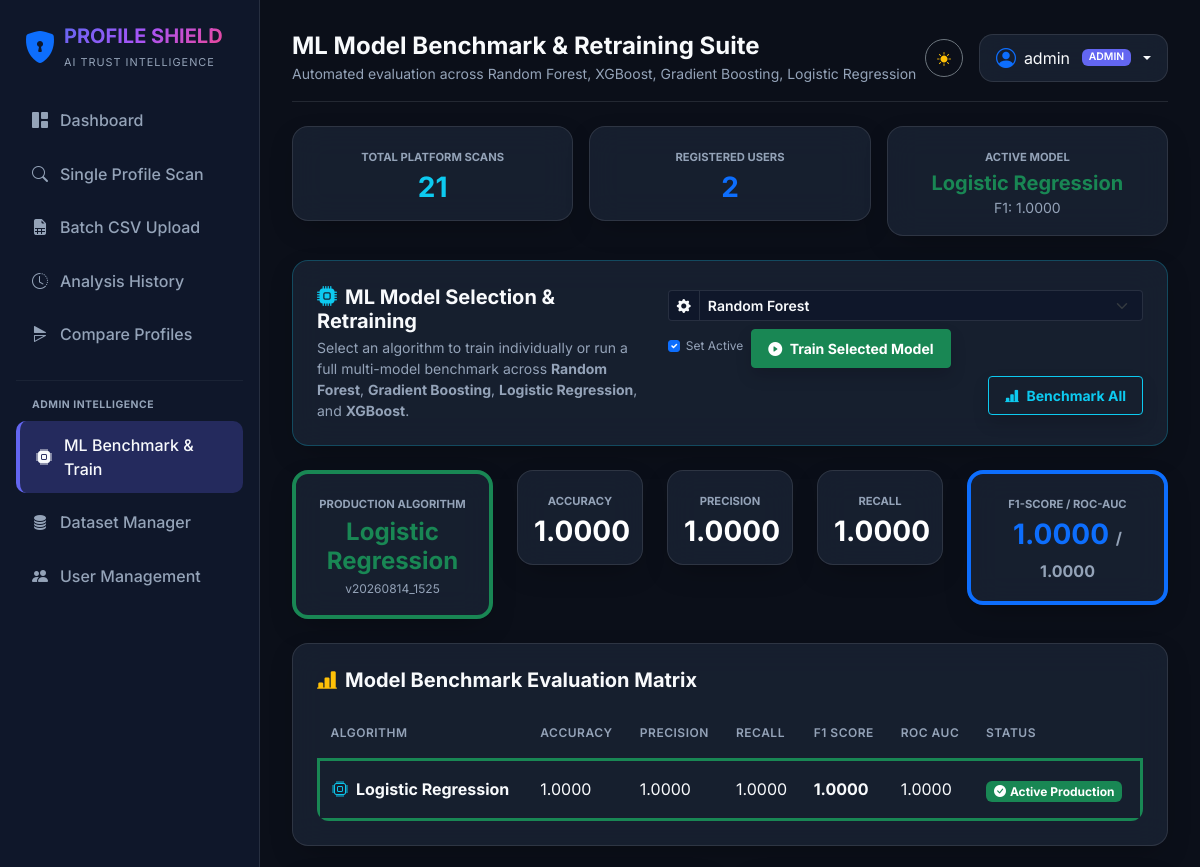
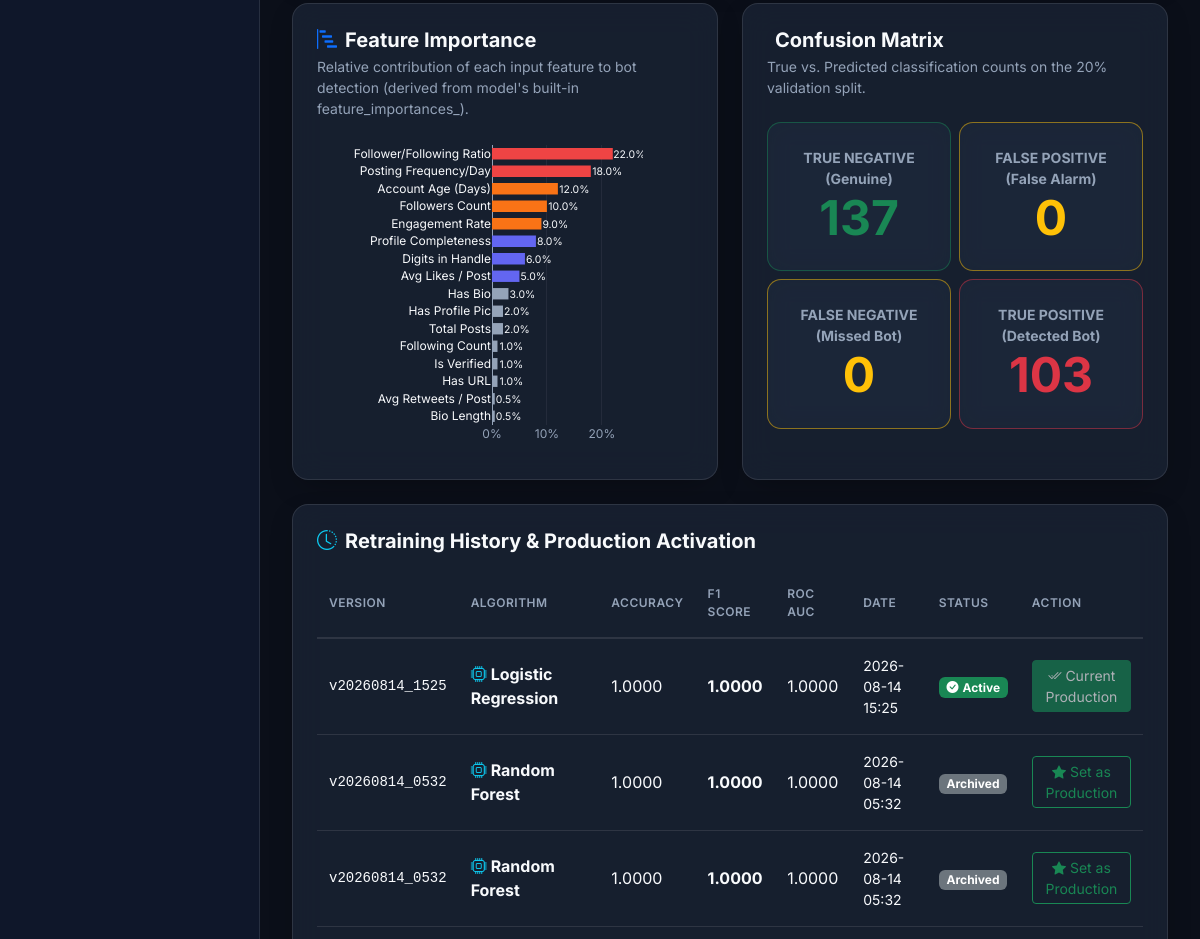
/admin/models (signed in, upper part), run on an earlier commit of the app's database (2 pictures, top to bottom).
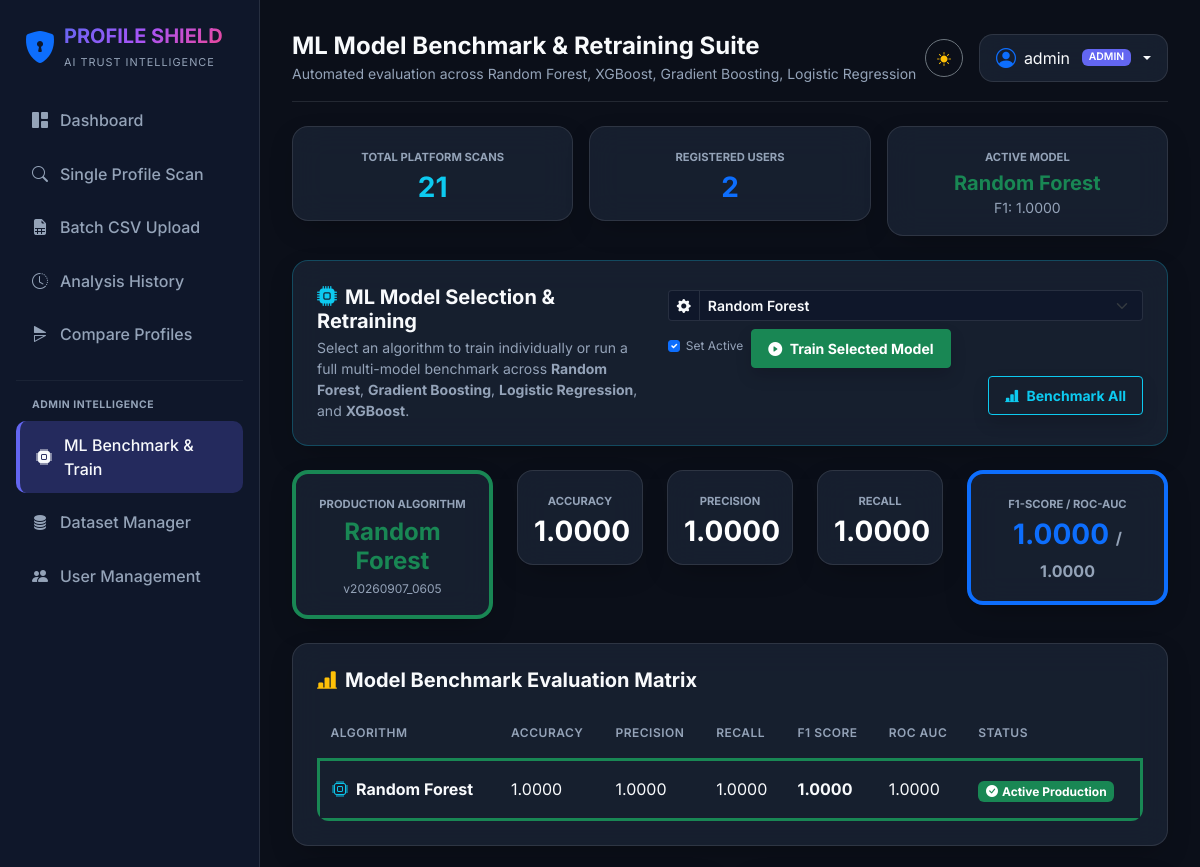
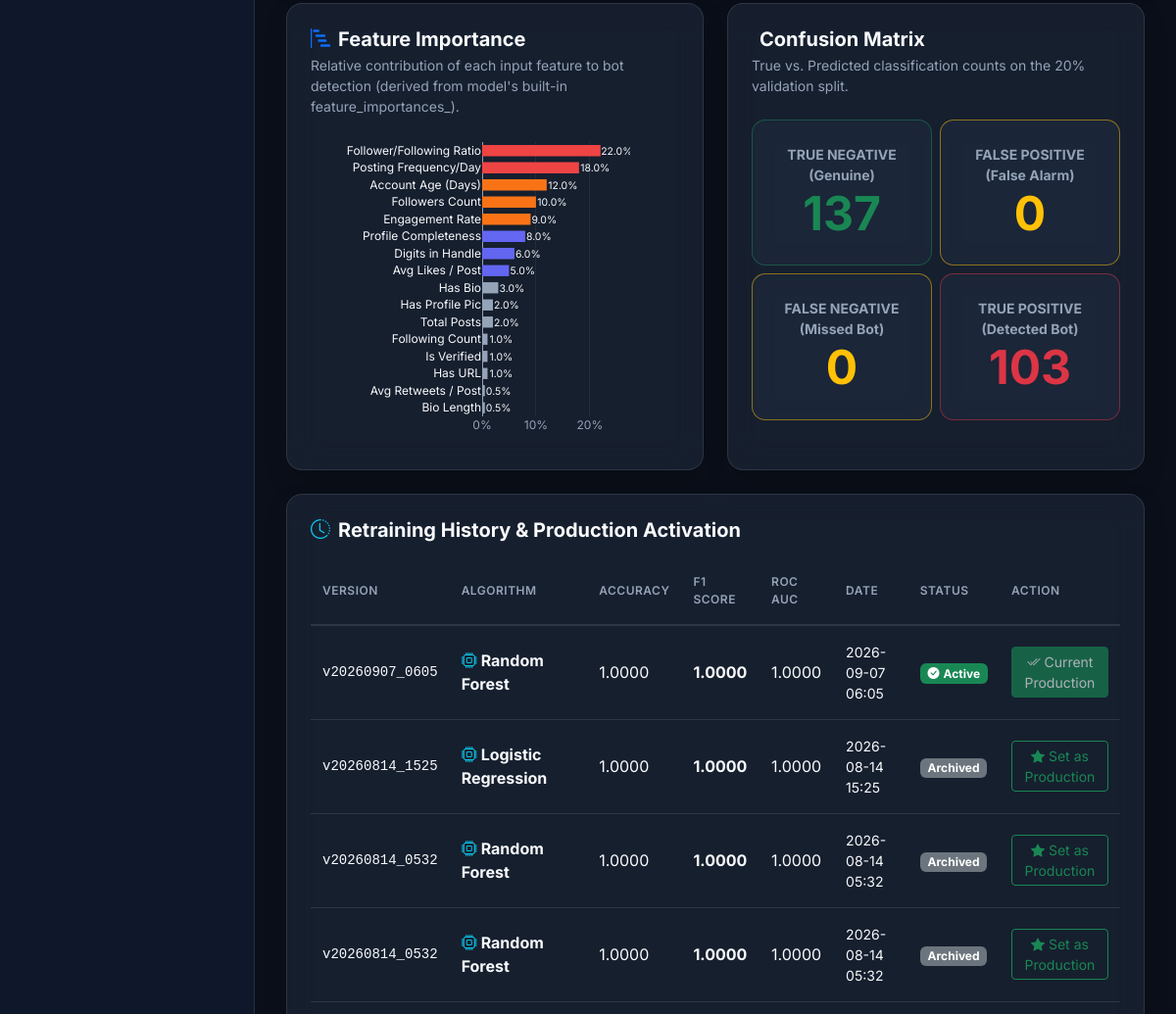
And on a later commit of the database (2 pictures, top to bottom).
### app/models/ml_model.py (models this page shows, shortened)
class MLModelRegistry(db.Model):
    __tablename__ = 'ml_models'
    id = db.Column(db.Integer, primary_key=True)
    model_name = db.Column(db.String(100), nullable=False) # e.g. XGBoost, Random Forest, Logistic Regression, SVM
    algorithm_key = db.Column(db.String(50), nullable=True) # e.g. random_forest, gradient_boosting, logistic_regression, xgboost
    version = db.Column(db.String(50), nullable=False)
    filepath = db.Column(db.String(500), nullable=False)
    is_active = db.Column(db.Boolean, default=False)
    accuracy = db.Column(db.Float, default=0.0)
    precision = db.Column(db.Float, default=0.0)
    recall = db.Column(db.Float, default=0.0)
    f1_score = db.Column(db.Float, default=0.0)
    roc_auc = db.Column(db.Float, default=0.0)
    confusion_matrix_json = db.Column(db.Text, nullable=True) # 2x2 matrix
    all_models_comparison_json = db.Column(db.Text, nullable=True) # Benchmarks for RF, XGB, LR, SVM
    created_at = db.Column(db.DateTime, default=datetime.utcnow)
    @property
    def confusion_matrix(self):
        return json.loads(self.confusion_matrix_json) if self.confusion_matrix_json else []
    @property
    def all_models_comparison(self):
        return json.loads(self.all_models_comparison_json) if self.all_models_comparison_json else {}

### app/routes/admin.py (the view)
@admin_bp.route('/models', methods=['GET'])
@login_required
@admin_required
def model_trainer():
    active_model = MLModelRegistry.query.filter_by(is_active=True).order_by(MLModelRegistry.created_at.desc()).first()
    all_models   = MLModelRegistry.query.order_by(MLModelRegistry.created_at.desc()).all()
    total_scans  = ProfileAnalysis.query.count()
    total_users  = User.query.count()
    return render_template(
        'admin/model_trainer.html',
        active_model=active_model,
        all_models=all_models,
        total_scans=total_scans,
        total_users=total_users,
        supported_models=SUPPORTED_MODELS,
        has_xgboost=HAS_XGBOOST,
    )

### app/models/user.py (called while the page is built)
    def is_admin(self) -> bool:
        return self.role.lower() == 'admin'

### app/templates/admin/model_trainer.html (shortened to what the changed rows need)
{% extends "base.html" %}
{% block content %}
<div class="row g-3 mb-4">
    <div class="col-md-4">
        <div class="glass-panel p-3 text-center">
            <small class="text-muted fw-bold text-uppercase" style="font-size:.7rem;">Active Model</small>
            <h5 class="fw-bold mb-0 text-success mt-1">
                {{ active_model.model_name if active_model else '—' }}
            </h5>
            {% if active_model %}
            <small class="text-muted">F1: {{ "%.4f"|format(active_model.f1_score) }}</small>
            {% endif %}
        </div>
    </div>
</div>
{% if active_model %}
<div class="row g-4 mb-4">
    <div class="col-md-3">
        <div class="glass-panel p-3 text-center border-start border-success border-4">
            <small class="text-muted fw-bold text-uppercase" style="font-size:.7rem;">Production Algorithm</small>
            <h4 class="fw-bold text-success mt-1 mb-0">{{ active_model.model_name }}</h4>
            <small class="text-muted" style="font-size:.75rem;">{{ active_model.version }}</small>
        </div>
    </div>
    <div class="col-md-2">
        <div class="glass-panel p-3 text-center">
            <small class="text-muted fw-bold text-uppercase" style="font-size:.7rem;">Accuracy</small>
            <h3 class="fw-bold text-white mt-1 mb-0">{{ "%.4f"|format(active_model.accuracy) }}</h3>
        </div>
    </div>
    <div class="col-md-2">
        <div class="glass-panel p-3 text-center">
            <small class="text-muted fw-bold text-uppercase" style="font-size:.7rem;">Precision</small>
            <h3 class="fw-bold text-white mt-1 mb-0">{{ "%.4f"|format(active_model.precision) }}</h3>
        </div>
    </div>
    <div class="col-md-2">
        <div class="glass-panel p-3 text-center">
            <small class="text-muted fw-bold text-uppercase" style="font-size:.7rem;">Recall</small>
            <h3 class="fw-bold text-white mt-1 mb-0">{{ "%.4f"|format(active_model.recall) }}</h3>
        </div>
    </div>
    <div class="col-md-3">
        <div class="glass-panel p-3 text-center border-start border-primary border-4">
            <small class="text-muted fw-bold text-uppercase" style="font-size:.7rem;">F1-Score / ROC-AUC</small>
            <h3 class="fw-bold text-primary mt-1 mb-0">
                {{ "%.4f"|format(active_model.f1_score) }}
                <small class="fs-6 text-muted">/ {{ "%.4f"|format(active_model.roc_auc) }}</small>
            </h3>
        </div>
    </div>
</div>
<div class="glass-panel p-4 mb-4">
    <h5 class="fw-bold mb-3">
        <i class="bi bi-bar-chart-line-fill me-2 text-warning"></i>Model Benchmark Evaluation Matrix
    </h5>
    <div class="table-responsive">
        <table class="table table-hover align-middle mb-0">
            <thead>
                <tr>
                    <th>ALGORITHM</th>
                    <th>ACCURACY</th>
                    <th>PRECISION</th>
                    <th>RECALL</th>
                    <th>F1 SCORE</th>
                    <th>ROC AUC</th>
                    <th>STATUS</th>
                </tr>
            </thead>
            <tbody>
                {% if active_model.all_models_comparison %}
                    {% for m_name, m_stats in active_model.all_models_comparison.items() %}
                    <tr {% if m_name == active_model.model_name %}class="table-active border-start border-success border-3"{% endif %}>
                        <td class="fw-bold">
                            <i class="bi bi-cpu me-2 text-info"></i>{{ m_name }}
                        </td>
                        <td>{{ "%.4f"|format(m_stats.accuracy) if not m_stats.get('error') else '—' }}</td>
                        <td>{{ "%.4f"|format(m_stats.precision) if not m_stats.get('error') else '—' }}</td>
                        <td>{{ "%.4f"|format(m_stats.recall) if not m_stats.get('error') else '—' }}</td>
                        <td class="fw-bold text-primary">{{ "%.4f"|format(m_stats.f1_score) if not m_stats.get('error') else '—' }}</td>
                        <td>{{ "%.4f"|format(m_stats.roc_auc) if not m_stats.get('error') else '—' }}</td>
                        <td>
                            {% if m_stats.get('error') %}
                                <span class="badge bg-danger" title="{{ m_stats.error }}">Failed</span>
                            {% elif m_name == active_model.model_name %}
                                <span class="badge bg-success"><i class="bi bi-check-circle-fill me-1"></i>Active Production</span>
                            {% else %}
                                <span class="badge bg-secondary">Evaluated</span>
                            {% endif %}
                        </td>
                    </tr>
                    {% endfor %}
                {% else %}
                <tr>
                    <td colspan="7" class="text-center text-muted py-3">
                        No benchmark data available. Run a retraining or benchmark cycle first.
                    </td>
                </tr>
                {% endif %}
            </tbody>
        </table>
    </div>
</div>
<div class="row g-4 mb-4">
    <div class="col-lg-6">
        <div class="glass-panel p-4 h-100">
            <h5 class="fw-bold mb-1">
                <i class="bi bi-bar-chart-steps me-2 text-primary"></i>Feature Importance
            </h5>
            <p class="text-muted small mb-3">
                Relative contribution of each input feature to bot detection
                (derived from model's built-in feature_importances_).
            </p>
            <div id="featureImportanceChart" style="height:320px;"></div>
        </div>
    </div>
    <div class="col-lg-6">
        <div class="glass-panel p-4 h-100">
            <h5 class="fw-bold mb-1">
                Confusion Matrix
            </h5>
            <p class="text-muted small mb-3">True vs. Predicted classification counts on the 20% validation split.</p>
            {% if active_model.confusion_matrix %}
            <div class="row g-2 text-center my-3">
                <div class="col-6">
                    <div class="glass-card p-4 border border-success border-opacity-50">
                        <small class="text-muted fw-bold d-block">TRUE NEGATIVE (Genuine)</small>
                        <span class="display-5 fw-bold text-success">{{ active_model.confusion_matrix[0][0] }}</span>
                    </div>
                </div>
                <div class="col-6">
                    <div class="glass-card p-4 border border-warning border-opacity-50">
                        <small class="text-muted fw-bold d-block">FALSE POSITIVE (False Alarm)</small>
                        <span class="display-5 fw-bold text-warning">{{ active_model.confusion_matrix[0][1] }}</span>
                    </div>
                </div>
                <div class="col-6">
                    <div class="glass-card p-4 border border-warning border-opacity-50">
                        <small class="text-muted fw-bold d-block">FALSE NEGATIVE (Missed Bot)</small>
                        <span class="display-5 fw-bold text-warning">{{ active_model.confusion_matrix[1][0] }}</span>
                    </div>
                </div>
                <div class="col-6">
                    <div class="glass-card p-4 border border-danger border-opacity-50">
                        <small class="text-muted fw-bold d-block">TRUE POSITIVE (Detected Bot)</small>
                        <span class="display-5 fw-bold text-danger">{{ active_model.confusion_matrix[1][1] }}</span>
                    </div>
                </div>
            </div>
            {% else %}
            <p class="text-muted text-center mt-5">No confusion matrix data yet.</p>
            {% endif %}
        </div>
    </div>
</div>
<div class="glass-panel p-4">
    <h5 class="fw-bold mb-3">
        <i class="bi bi-clock-history me-2 text-info"></i>Retraining History & Production Activation
    </h5>
    <div class="table-responsive">
        <table class="table table-hover align-middle mb-0">
            <thead>
                <tr>
                    <th>VERSION</th>
                    <th>ALGORITHM</th>
                    <th>ACCURACY</th>
                    <th>F1 SCORE</th>
                    <th>ROC AUC</th>
                    <th>DATE</th>
                    <th>STATUS</th>
                    <th>ACTION</th>
                </tr>
            </thead>
            <tbody>
                {% for m in all_models %}
                <tr {% if m.is_active %}class="table-active"{% endif %}>
                    <td class="font-monospace small">{{ m.version }}</td>
                    <td class="fw-bold">
                        <i class="bi bi-cpu me-1 text-info"></i>{{ m.model_name }}
                    </td>
                    <td>{{ "%.4f"|format(m.accuracy) }}</td>
                    <td class="text-primary fw-bold">{{ "%.4f"|format(m.f1_score) }}</td>
                    <td>{{ "%.4f"|format(m.roc_auc) }}</td>
                    <td class="text-muted small">{{ m.created_at.strftime('%Y-%m-%d %H:%M') }}</td>
                    <td>
                        {% if m.is_active %}
                            <span class="badge bg-success"><i class="bi bi-check-circle-fill me-1"></i>Active</span>
                        {% else %}
                            <span class="badge bg-secondary">Archived</span>
                        {% endif %}
                    </td>
                    <td>
                        {% if m.is_active %}
                            <button class="btn btn-sm btn-success disabled" disabled>
                                <i class="bi bi-check2-all me-1"></i>Current Production
                            </button>
                        {% else %}
                            <form method="POST" action="{{ url_for('admin.set_active_model', model_id=m.id) }}" class="d-inline">
                                <button type="submit" class="btn btn-sm btn-outline-success">
                                    <i class="bi bi-star-fill me-1"></i>Set as Production
                                </button>
                            </form>
                        {% endif %}
                    </td>
                </tr>
                {% else %}
                <tr>
                    <td colspan="8" class="text-center text-muted py-3">
                        No models trained yet. Select an algorithm above and click "Train Selected Model".
                    </td>
                </tr>
                {% endfor %}
            </tbody>
        </table>
    </div>
</div>
{% endif %}
{% endblock %}

What changed in the data, as far as the page shows it:
added MLModelRegistry: model_name "Random Forest", f1_score "1.0000", version "v20260907_0605", accuracy "1.0000", precision "1.0000", recall "1.0000", roc_auc "1.0000", confusion_matrix_json "137", confusion_matrix_json "0", confusion_matrix_json "103", created_at "2026-09-07 06:05", is_active True (drawn)
changed MLModelRegistry "Logistic Regression": is_active "Active Current Production" → "Archived Set as Production"
Also different on the page:
{{ active_model.model_name if active_model else '—' }}: "Logistic Regression" → "Random Forest"
{{ active_model.model_name }}: "Logistic Regression" → "Random Forest"
{{ active_model.version }}: "v20260814_1525" → "v20260907_0605"
new list line: "Random Forest 1.0000 1.0000 1.0000 1.0000 1.0000 Active Production"
list line gone: "Logistic Regression 1.0000 1.0000 1.0000 1.0000 1.0000 Active Production"
